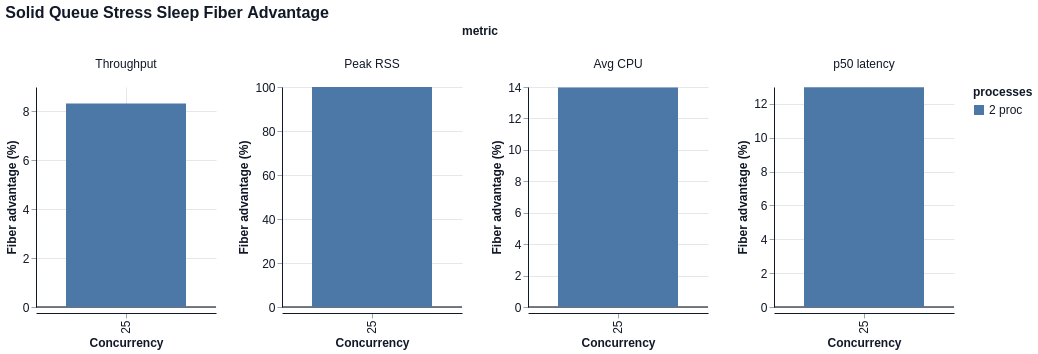

The Vega-Lite source for this figure:
### Vega-Lite specification from a JSON file in a GitHub repository (floating-point values rounded to 4 significant figures)
{"$schema": "https://vega.github.io/schema/vega-lite/v6.json", "title": "Solid Queue Stress Sleep Fiber Advantage", "data": {"values": [{"concurrency": 25, "processes": "2 proc", "metric": "Throughput", "value": 8.322}, {"concurrency": 25, "processes": "2 proc", "metric": "Peak RSS", "value": 100.0}, {"concurrency": 25, "processes": "2 proc", "metric": "Avg CPU", "value": 13.96}, {"concurrency": 25, "processes": "2 proc", "metric": "p50 latency", "value": 12.99}]}, "facet": {"column": {"field": "metric", "type": "nominal", "sort": ["Throughput", "Peak RSS", "Avg CPU", "p50 latency"]}}, "spec": {"width": 180, "height": 220, "layer": [{"mark": {"type": "rule", "color": "#111827", "strokeWidth": 1.5, "opacity": 0.75}, "encoding": {"y": {"datum": 0, "type": "quantitative", "title": "Fiber advantage (%)"}}}, {"mark": {"type": "bar", "tooltip": true}, "encoding": {"x": {"field": "concurrency", "type": "ordinal", "title": "Concurrency"}, "xOffset": {"field": "processes", "type": "nominal", "sort": ["1 proc", "2 proc", "6 proc"]}, "y": {"field": "value", "type": "quantitative", "title": "Fiber advantage (%)", "stack": null}, "color": {"field": "processes", "type": "nominal", "sort": ["1 proc", "2 proc", "6 proc"]}, "tooltip": [{"field": "metric", "type": "nominal"}, {"field": "concurrency", "type": "quantitative"}, {"field": "processes", "type": "nominal"}, {"field": "value", "type": "quantitative"}]}}]}, "resolve": {"scale": {"y": "independent"}}, "config": {"background": "white", "axis": {"labelFont": "Helvetica", "titleFont": "Helvetica", "labelFontSize": 12, "titleFontSize": 12, "labelColor": "#111827", "titleColor": "#111827", "domainColor": "#111827", "tickColor": "#9ca3af", "grid": true, "gridColor": "#e5e7eb"}, "header": {"labelFont": "Helvetica", "titleFont": "Helvetica", "labelFontSize": 12, "titleFontSize": 12, "labelColor": "#111827", "titleColor": "#111827"}, "legend": {"labelFont": "Helvetica", "titleFont": "Helvetica", "labelFontSize": 12, "titleFontSize": 12, "labelColor": "#111827", "titleColor": "#111827"}, "title": {"font": "Helvetica", "fontSize": 16, "anchor": "start", "color": "#111827"}, "view": {"stroke": null}}}
